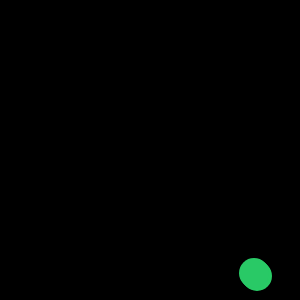
Frame 1 (no input)
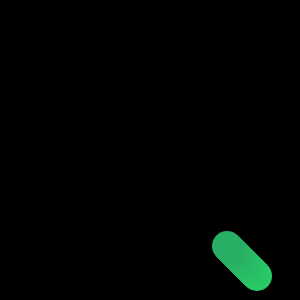
Frame 60 (no input)
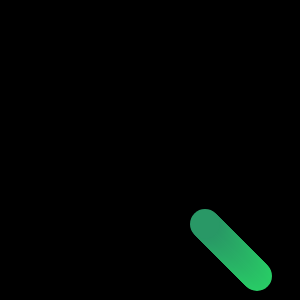
Frame 120 (the mouse pressed at the canvas centre since frame 60)

The p5.js sketch that drew these frames (run headless with seeded random() and noise() and a simulated clock; from frame 60 on, the mouse is pressed at the canvas centre):

// p5.js sketch
// ── sketch.js
function setup() {
  var l = 300
  createCanvas(l, l);
  background(0);

  var d = 30
  var x = Math.floor(Math.random() * (l - d)) + d / 2
  var y = Math.floor(Math.random() * (l - d)) + d / 2

  var maxTravel = 200
  var currentTravel = 0

  var xMovement = 0
  var yMovement = 0

  function resetMovements() {
    prevXMovement = xMovement
    prevYMovement = yMovement
    do {
      xMovement = Math.floor(Math.random() * 3) - 1
      yMovement = Math.floor(Math.random() * 3) - 1
      var noMovement = (xMovement === 0) && (yMovement === 0)
      var opposite = (xMovement === prevXMovement * -1) && (yMovement === prevYMovement * -1)
    } while (noMovement || opposite)
  }

  resetMovements()

  var colors = [Math.floor(Math.random() * 256), Math.floor(Math.random() * 256), Math.floor(Math.random() * 256)]
  var change = [-1, 1][Math.floor(Math.random() * 2)]
  var colorIdx = Math.floor(Math.random() * 3)

  setInterval(function() {
    var maxTravelReached = currentTravel > maxTravel
    var xMaxReached = (x + xMovement + d / 2 > l) || (x + xMovement - d / 2 < 0)
    var yMaxReached = (y + yMovement + d / 2 > l) || (y + yMovement - d / 2 < 0)

    if (!maxTravelReached && !xMaxReached && !yMaxReached) {
      x += xMovement
      y += yMovement

      function invalid(c, c2) {
        return c + c2 > 255 || c + c2 < 0
      }
      while (invalid(colors[colorIdx], change)) {
        change = [-1, 1][Math.floor(Math.random() * 2)]
        colorIdx = Math.floor(Math.random() * 3)
      }
      colors[colorIdx] += change
      fill(colors[0], colors[1], colors[2])
      noStroke()
      ellipse(x, y, d, d)
      currentTravel += 1
    } else {
      resetMovements()
      currentTravel = 0
    }
  }, 10)
}

function draw() {

}
